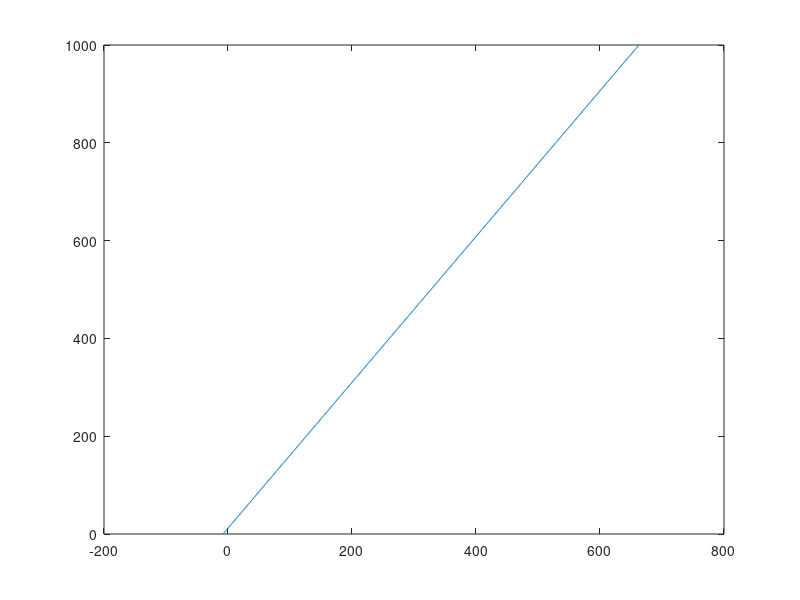

This chart was generated by the following MATLAB code:
format long
del_T = 50;
copn = zeros(100,1);
x = 1:1:10;
w = 4.0*power(10,-3); b = 2.0*power(10,-3); L = 17.0*power(10,-3);
k = 20;
h = 100;
m = power(h*(2*w+2*b)/(k*w*b),0.5);
M = del_T*power(h*(2*w+2*b)*(k*w*b),0.5);
q = M*(sinh(m*L)+(h/(m*k))*cosh(m*L))/(cosh(m*L)+(h/(m*k))*sinh(m*L));

%W = [i*pow(10,-3) for i in range(1,11)]

%for i = 1:10
%    w = W(i);
%    m = pow(h*(2*w+2*b)/(k*w*b),0.5);
%    M = del_T*pow(h*(2*w+2*b)*(k*w*b),0.5);
%    q = M*(sinh(m*L)+(h/(m*k))*cosh(m*L))/(cosh(m*L)+(h/(m*k))*sinh(m*L));
%    copn(i) = q;

%end
%plt.plot(copn,x)
%plt.show()


I = 1:1000;
 for i = 1:1000
     copn(i) = q*i - h*del_T*(16*power(10,-4)-w*b*i);
 end
copn
plot(copn,I)
% plt.plot(copn,x)
% plt.show()